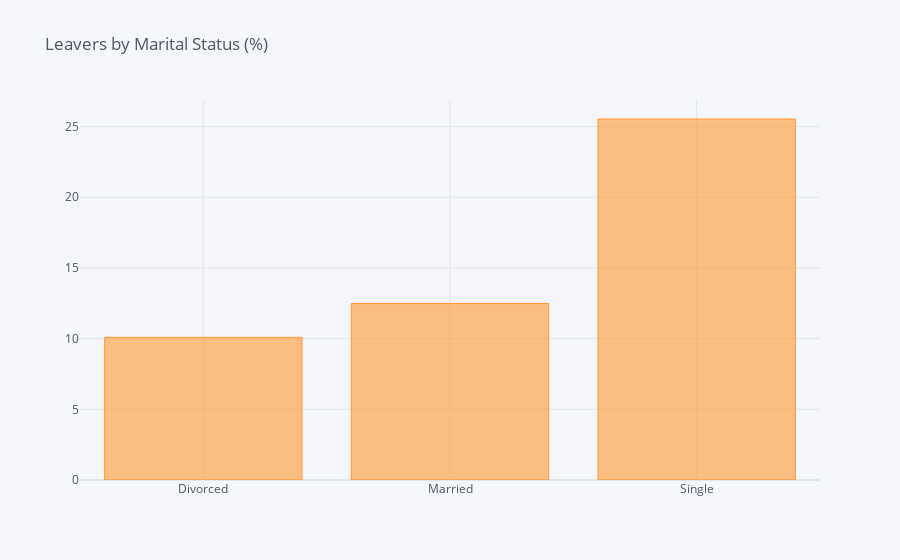

Notebook code cell kept with this figure:
### Code cell
df_Marital = pd.DataFrame(columns=["Marital Status", "% of Leavers"])
i=0
for field in list(df_HR['MaritalStatus'].unique()):
    ratio = df_HR[(df_HR['MaritalStatus']==field)&(df_HR['Attrition']=="Yes")].shape[0] / df_HR[df_HR['MaritalStatus']==field].shape[0]
    df_Marital.loc[i] = (field, ratio*100)
    i += 1
    #print("In {}, the ratio of leavers is {:.2f}%".format(field, ratio*100))    
df_MF = df_Marital.groupby(by="Marital Status").sum()
df_MF.iplot(kind='bar',title='Leavers by Marital Status (%)')

### Figure 1 — Plotly figure (JSON) as saved in the notebook; plotly's stock layout.template omitted (floating-point values rounded to 4 significant figures)
{"data": [{"marker": {"color": "rgba(255, 153, 51, 0.6)", "line": {"color": "rgba(255, 153, 51, 1.0)", "width": 1}}, "name": "% of Leavers", "orientation": "v", "text": "", "type": "bar", "x": ["Divorced", "Married", "Single"], "y": [10.09, 12.48, 25.53]}], "layout": {"legend": {"bgcolor": "#F5F6F9", "font": {"color": "#4D5663"}}, "paper_bgcolor": "#F5F6F9", "plot_bgcolor": "#F5F6F9", "title": {"font": {"color": "#4D5663"}, "text": "Leavers by Marital Status (%)"}, "xaxis": {"gridcolor": "#E1E5ED", "showgrid": true, "tickfont": {"color": "#4D5663"}, "title": {"font": {"color": "#4D5663"}, "text": ""}, "zerolinecolor": "#E1E5ED"}, "yaxis": {"gridcolor": "#E1E5ED", "showgrid": true, "tickfont": {"color": "#4D5663"}, "title": {"font": {"color": "#4D5663"}, "text": ""}, "zerolinecolor": "#E1E5ED"}}}
